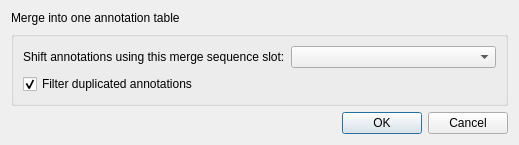
<?xml version="1.0" encoding="UTF-8"?>
<ui version="4.0">
 <class>AnnsActionDialog</class>
 <widget class="QDialog" name="AnnsActionDialog">
  <property name="geometry">
   <rect>
    <x>0</x>
    <y>0</y>
    <width>519</width>
    <height>171</height>
   </rect>
  </property>
  <property name="windowTitle">
   <string>New Annotations Action</string>
  </property>
  <layout class="QVBoxLayout" name="verticalLayout_2">
   <property name="sizeConstraint">
    <enum>QLayout::SetMinAndMaxSize</enum>
   </property>
   <item>
    <layout class="QVBoxLayout" name="verticalLayout">
     <property name="sizeConstraint">
      <enum>QLayout::SetMinAndMaxSize</enum>
     </property>
     <item>
      <widget class="QLabel" name="label">
       <property name="sizePolicy">
        <sizepolicy hsizetype="Preferred" vsizetype="Fixed">
         <horstretch>0</horstretch>
         <verstretch>0</verstretch>
        </sizepolicy>
       </property>
       <property name="text">
        <string>Merge into one annotation table</string>
       </property>
      </widget>
     </item>
     <item>
      <widget class="QGroupBox" name="groupBox_2">
       <property name="enabled">
        <bool>true</bool>
       </property>
       <property name="title">
        <string/>
       </property>
       <layout class="QGridLayout" name="gridLayout_2">
        <property name="sizeConstraint">
         <enum>QLayout::SetMinAndMaxSize</enum>
        </property>
        <item row="0" column="0">
         <widget class="QLabel" name="label_3">
          <property name="text">
           <string>Shift annotations using
this merge sequence slot:</string>
          </property>
          <property name="textFormat">
           <enum>Qt::RichText</enum>
          </property>
         </widget>
        </item>
        <item row="1" column="0">
         <widget class="QCheckBox" name="filterBox">
          <property name="text">
           <string>Filter duplicated annotations</string>
          </property>
          <property name="checked">
           <bool>true</bool>
          </property>
         </widget>
        </item>
        <item row="0" column="1">
         <widget class="QComboBox" name="slotBox">
          <property name="sizePolicy">
           <sizepolicy hsizetype="MinimumExpanding" vsizetype="Fixed">
            <horstretch>0</horstretch>
            <verstretch>0</verstretch>
           </sizepolicy>
          </property>
         </widget>
        </item>
       </layout>
      </widget>
     </item>
    </layout>
   </item>
   <item>
    <widget class="QDialogButtonBox" name="buttonBox">
     <property name="orientation">
      <enum>Qt::Horizontal</enum>
     </property>
     <property name="standardButtons">
      <set>QDialogButtonBox::Cancel|QDialogButtonBox::Ok</set>
     </property>
    </widget>
   </item>
  </layout>
 </widget>
 <resources/>
 <connections>
  <connection>
   <sender>buttonBox</sender>
   <signal>accepted()</signal>
   <receiver>AnnsActionDialog</receiver>
   <slot>accept()</slot>
   <hints>
    <hint type="sourcelabel">
     <x>248</x>
     <y>254</y>
    </hint>
    <hint type="destinationlabel">
     <x>157</x>
     <y>274</y>
    </hint>
   </hints>
  </connection>
  <connection>
   <sender>buttonBox</sender>
   <signal>rejected()</signal>
   <receiver>AnnsActionDialog</receiver>
   <slot>reject()</slot>
   <hints>
    <hint type="sourcelabel">
     <x>316</x>
     <y>260</y>
    </hint>
    <hint type="destinationlabel">
     <x>286</x>
     <y>274</y>
    </hint>
   </hints>
  </connection>
 </connections>
</ui>
